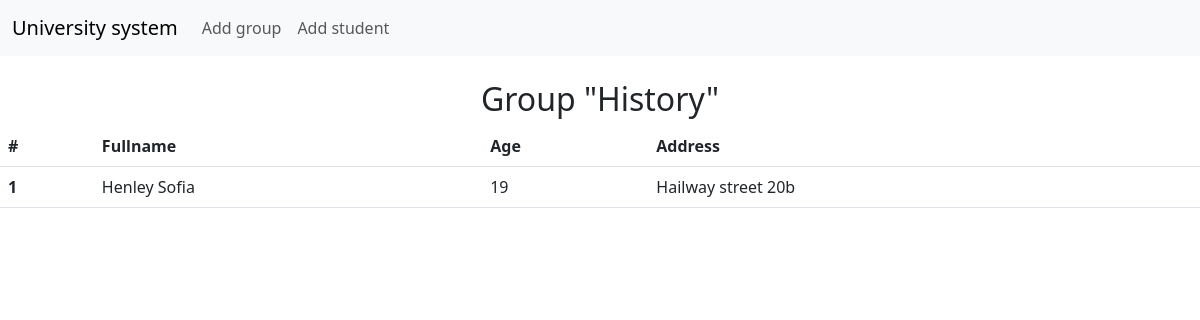
Page /group_list/History on the earlier database version.
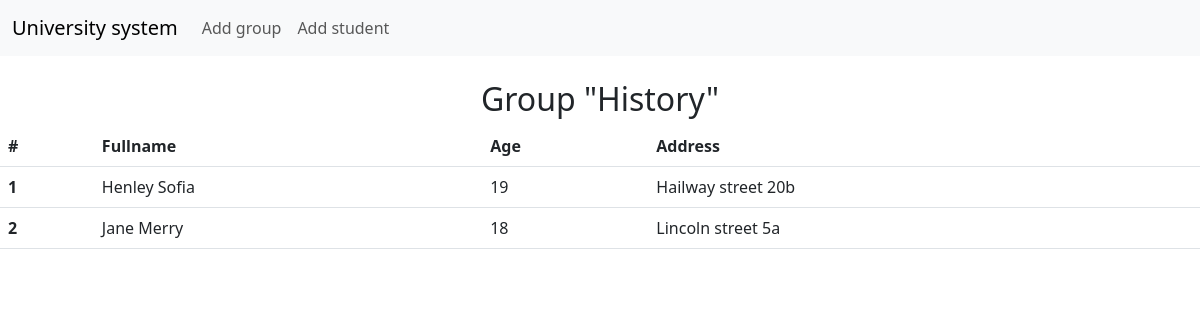
Same page on the later database version.
### university_system/database/group.py (models this page shows, shortened)
class Group(base):
    __tablename__ = 'groups'
    id = Column(Integer, primary_key=True)
    group_name = Column(String)

### university_system/database/student.py (models this page shows, shortened)
class Student(base):
    __tablename__ = 'student'
    id = Column(Integer, primary_key=True)
    surname = Column(String)
    name = Column(String)
    age = Column(Integer)
    address = Column(String)
    group = Column(Integer, ForeignKey('groups.id'))

### university_system/routes.py (the view)
@app.route("/group_list/<group_name>")
def show_table_of_students_in_group(group_name) -> str:
    return render_template(
        "group_list.html",
        group_name=_get_data_about_group(group_name).group_name,
        all_students_in_group=_get_students_from_group(group_name),
        enumerate=enumerate
    )

### university_system/business_logic.py (called while the page is built)
def _get_data_about_group(group_name: str) -> Group:
    return session.query(Group).where(Group.group_name == group_name).first()

def _get_students_from_group(group_name: str) -> Iterable[Student]:
    return session.query(Student).where(Student.group == _get_data_about_group(group_name).id).all()

### university_system/templates/group_list.html
{% extends 'base.html' %}
{% block content %}
<br>
<h2 align="center">Group "{{ group_name }}"</h2>
    <table class="table">
        <thead>
            <tr>
                <th scope="col">#</th>
                <th scope="col">Fullname</th>
                <th scope="col">Age</th>
                <th scope="col">Address</th>
            </tr>
        </thead>
        <tbody>
            {% for index, student in enumerate(all_students_in_group, 1) %}
                <tr>
                    <th scope="row">{{ index }}</th>
                    <td>{{ student.surname}} {{ student.name }}</td>
                    <td>{{ student.age}}</td>
                    <td>{{ student.address}}</td>
                </tr>
            {% endfor %}
        </tbody>
    </table>
{% endblock %}

### university_system/templates/base.html (shortened to what this page needs)
<!DOCTYPE html>
<html lang="en">
<head>
    <link href="https://cdn.jsdelivr.net/npm/bootstrap@5.3.0-alpha1/dist/css/bootstrap.min.css" rel="stylesheet">
</head>
<body>
    <nav class="navbar navbar-expand-lg bg-body-tertiary">
        <div class="container-fluid">
            <a class="navbar-brand" href="/">University system</a>
            <div class="collapse navbar-collapse" id="navbarNavDropdown">
                <ul class="navbar-nav">
                    <li class="nav-item">
                      <a class="nav-link" href="{{ url_for('add_new_group') }}">Add group</a>
                    </li>
                    <li class="nav-item">
                      <a class="nav-link" href="{{ url_for('add_student_to_group') }}">Add student</a>
                    </li>
                </ul>
            </div>
        </div>
    </nav>
    {% block content %}{% endblock %}
</body>
</html>

Differences in the rows shown:
added Student: index "2", surname "Jane", name "Merry", age "18", address "Lincoln street 5a"
